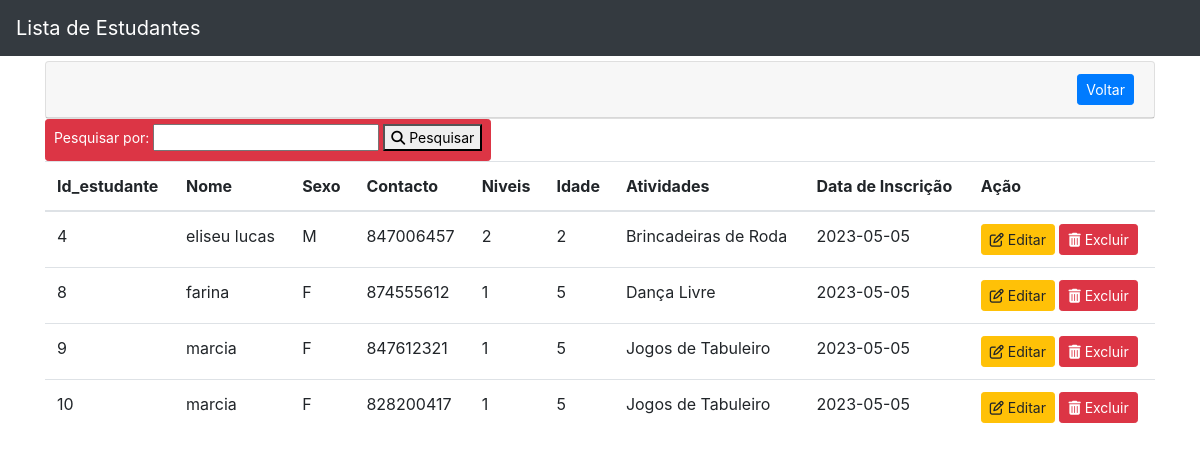
The page /listar_estudante.php (signed in) on the database as committed earlier.
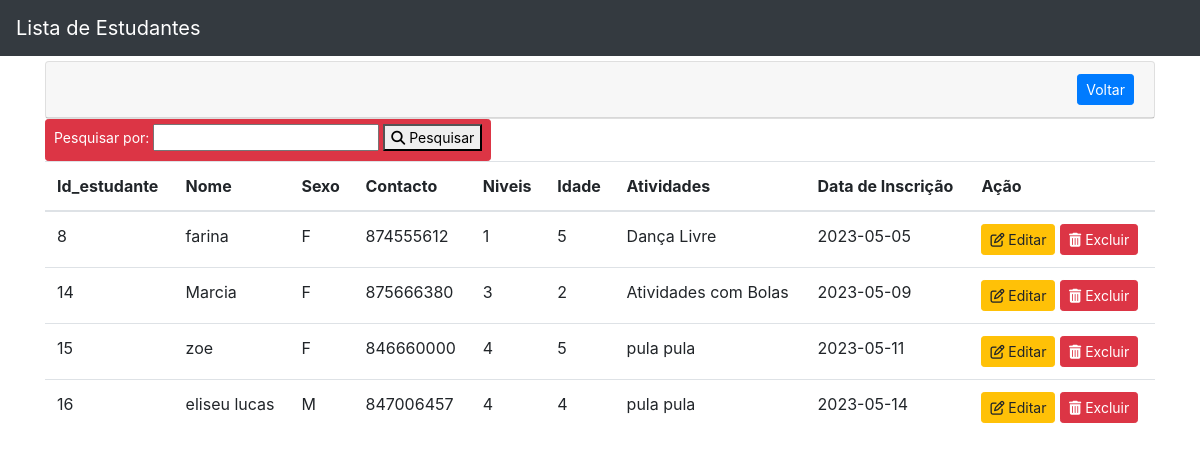
The same page on the database as committed later.
### tables this page shows
CREATE TABLE `estudante` (
  `id_estudante` int(11) NOT NULL,
  `nome` varchar(50) NOT NULL,
  `sexo` char(1) NOT NULL CHECK (`sexo` in ('M','F')),
  `contacto` varchar(13) NOT NULL,
  `niveis` int(11) NOT NULL,
  `idade` int(11) NOT NULL CHECK (`idade` between 2 and 5),
  `atividades` varchar(255) DEFAULT NULL,
  `data` date DEFAULT NULL
);

### listar_estudante.php (the view, shortened to what this page needs)
<!DOCTYPE html>
<html>
<head>
    <link rel="stylesheet" href="https://cdn.jsdelivr.net/npm/bootstrap@4.3.1/dist/css/bootstrap.min.css">
</head>
<body>
<?php
$usuario = $_SESSION['usuario'];
include 'conexao.php';
$sql = "SELECT nivel FROM `usuarios` WHERE email='$usuario' and status='Ativo'";
$buscar = mysqli_query($conexao, $sql);
$array = mysqli_fetch_array($buscar);
$nivel = $array['nivel'];
?>
<nav class="navbar navbar-expand-sm bg-dark navbar-dark">
  <a class="navbar-brand" href="#">Lista de Estudantes</a>
</nav>
<div class="container" style="margin-top:5px">
 <div style="text-align: left;">
  <div class="card">
    <div class="card-header">
      <div class="row">
        <div class="col-md-9"></div>
        <div class="col-md-3" align="right">
          <a href="ini.php" role="button" type="usbmit" class="btn btn-sm btn-primary">Voltar</a>
        </div>
      </div>
    </div>
</div>
    <form class="btn btn-danger btn-sm" method="post" action="pesquisar.php">
        <label>Pesquisar por:</label>
        <input type="text" name="pesquisar" autocomplete="off" required>
        <button type="submit"><i class="fa-solid fa-magnifying-glass"></i>&nbsp;Pesquisar</button>
    </form>
    <table class="table">
        <thead>
            <tr>
                <th scope="col">Id_estudante</th>
                <th scope="col">Nome</th>
                <th scope="col">Sexo</th>
                <th scope="col">Contacto</th>
                <th scope="col">Niveis</th>
                <th scope="col">Idade</th>
                <th scope="col">Atividades</th>
                <th scope="col">Data de Inscrição</th>
                <th scope="col">Ação</th>
            </tr>
        </thead>
        <?php
        include 'conexao.php';
        $sql = "SELECT * FROM `estudante`";
        $busca = mysqli_query($conexao, $sql);
        while ($array = mysqli_fetch_array($busca)) {
            $id_estudante = $array['id_estudante'];
            $nome = $array['nome'];
            $sexo = $array['sexo'];
            $contacto = $array['contacto'];
            $niveis = $array['niveis'];
            $idade = $array['idade'];
            $atividades = $array['atividades'];
            $data = $array['data'];
        ?>
            <tr>
                <td><?php echo $id_estudante ?></td>
                <td><?php echo $nome ?></td>
                <td><?php echo $sexo ?></td>
                <td><?php echo $contacto ?></td>
                <td><?php echo $niveis ?></td>
                <td><?php echo $idade ?></td>
                <td><?php echo $atividades ?></td>
                <td><?php echo $data ?></td>
                <td>
                    <?php
                    if ($nivel == 1 || $nivel == 2) {
                    ?>
                    <a class="btn btn-warning btn-sm" href="editar_estudante.php?id=<?php echo $id_estudante ?>" role="button"><i class="fa-regular fa-pen-to-square"></i>&nbsp;Editar</a>
                    <?php
                    } if ($nivel == 1) {
                    ?>
                    <a class="btn btn-danger btn-sm" href="deletar_estudante.php?id=<?php echo $id_estudante ?>" role="button"><i class="fa-solid fa-trash-can"></i></i>&nbsp;Excluir</a>
                </td>
            <?php
                    }
            ?>
            </tr>
        <?php
        }
        ?>
    </table>
</div>
</body>
</html>

Rows that differ between the two databases and show on the page:
removed estudante: id_estudante "4", nome "eliseu lucas", sexo "M", contacto "847006457", niveis "2", idade "2", atividades "Brincadeiras de Roda", data "2023-05-05"
removed estudante: id_estudante "9", nome "marcia", sexo "F", contacto "847612321", niveis "1", idade "5", atividades "Jogos de Tabuleiro", data "2023-05-05"
removed estudante: id_estudante "10", nome "marcia", sexo "F", contacto "828200417", niveis "1", idade "5", atividades "Jogos de Tabuleiro", data "2023-05-05"
added estudante: id_estudante "14", nome "Marcia", sexo "F", contacto "875666380", niveis "3", idade "2", atividades "Atividades com Bolas", data "2023-05-09"
added estudante: id_estudante "15", nome "zoe", sexo "F", contacto "846660000", niveis "4", idade "5", atividades "pula pula", data "2023-05-11"
added estudante: id_estudante "16", nome "eliseu lucas", sexo "M", contacto "847006457", niveis "4", idade "4", atividades "pula pula", data "2023-05-14"
